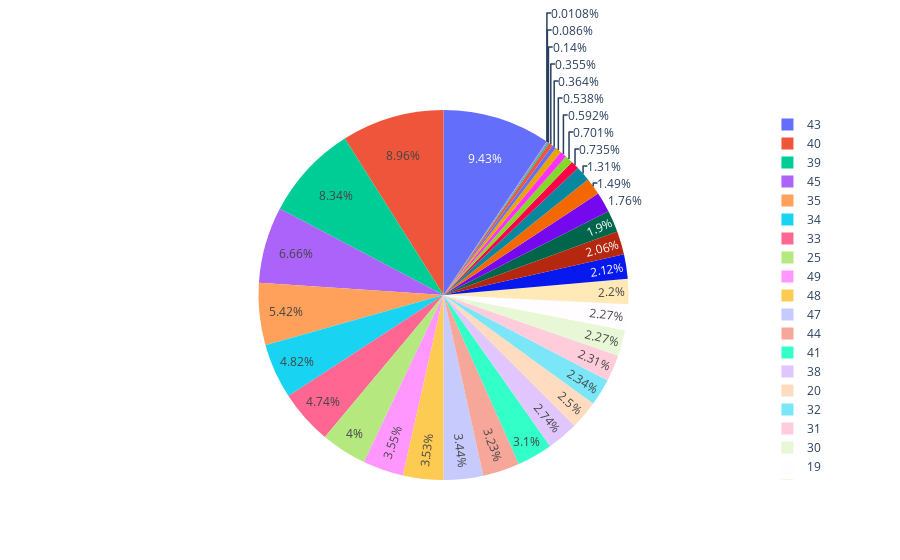

This figure's notebook cell:
### Code cell
grafico = px.pie(names=dados_y, values=dados_x)
grafico.show()

### Figure 1 — Plotly figure (JSON) as saved in the notebook; plotly's stock layout.template omitted (floating-point values rounded to 4 significant figures)
{"data": [{"domain": {"x": [0, 1], "y": [0, 1]}, "hovertemplate": "label=%{label}<br>value=%{value}<extra></extra>", "labels": [2, 3, 4, 6, 7, 12, 13, 14, 14, 15, 16, 17, 17, 19, 19, 20, 20, 21, 23, 24, 25, 25, 26, 28, 30, 31, 32, 33, 33, 34, 34, 35, 35, 38, 39, 39, 39, 40, 40, 40, 41, 43, 43, 43, 44, 45, 45, 47, 48, 49], "legendgroup": "", "name": "", "showlegend": true, "type": "pie", "values": [6, 48, 78, 198, 203, 300, 330, 342, 389, 391, 410, 534, 614, 628, 636, 659, 733, 831, 983, 1059, 1090, 1143, 1184, 1227, 1268, 1291, 1305, 1321, 1322, 1325, 1362, 1497, 1525, 1529, 1547, 1550, 1553, 1641, 1655, 1701, 1728, 1730, 1735, 1798, 1803, 1814, 1900, 1919, 1971, 1980]}], "layout": {"legend": {"tracegroupgap": 0}, "margin": {"t": 60}}}
